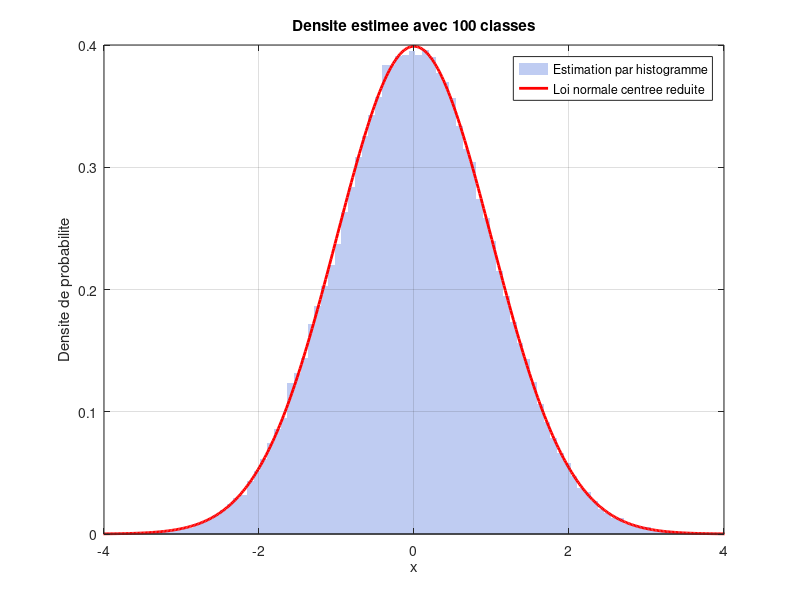

Reproduce this figure in MATLAB.
clear; close all; clc;

rng(7);
N = 100000;
x = randn(1, N);
nbin = 100;

if exist('histcounts', 'file') || exist('histcounts', 'builtin')
    [counts, edges] = histcounts(x, nbin);
    centers = (edges(1:end-1) + edges(2:end)) / 2;
else
    [counts, centers] = hist(x, nbin);
end

largeur = mean(diff(centers));
pdf_est = counts / (sum(counts) * largeur);

figure;
bar(centers, pdf_est, 1, 'FaceColor', [0.75 0.80 0.95], ...
    'EdgeColor', 'none');
hold on;

xx = linspace(min(x), max(x), 500);
pdf_theo = exp(-xx.^2 / 2) / sqrt(2*pi);
plot(xx, pdf_theo, 'r', 'LineWidth', 2);

grid on;
xlabel('x');
ylabel('Densite de probabilite');
title(sprintf('Densite estimee avec %d classes', nbin));
legend('Estimation par histogramme', 'Loi normale centree reduite', ...
       'Location', 'best');
xlim([-4 4]);
